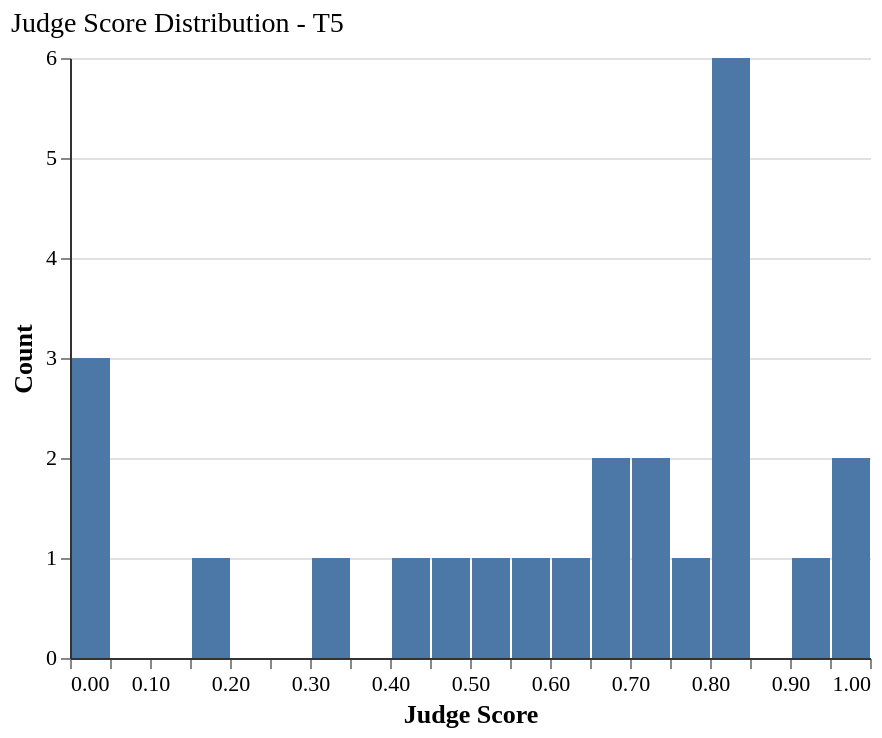

Describe this chart as a Vega-Lite specification.
### Vega-Lite specification from a JSON file in a GitHub repository (floating-point values rounded to 4 significant figures)
{"config": {"font": "serif", "axis": {"labelFontSize": 11, "titleFontSize": 13, "gridColor": "#e0e0e0", "domainColor": "#333333"}, "legend": {"labelFontSize": 11, "titleFontSize": 12}, "title": {"fontSize": 14, "anchor": "start", "fontWeight": "normal"}, "view": {"stroke": null, "continuousWidth": 400, "continuousHeight": 300}, "mark": {"tooltip": true}}, "data": {"name": "data-2b82ce770b34ca54e3ad31550bce2d98"}, "mark": {"type": "bar"}, "encoding": {"x": {"bin": {"step": 0.05}, "field": "judge_score", "title": "Judge Score", "type": "quantitative"}, "y": {"aggregate": "count", "title": "Count", "type": "quantitative"}}, "height": 300, "title": "Judge Score Distribution - T5", "width": 400, "$schema": "https://vega.github.io/schema/vega-lite/v6.1.0.json", "datasets": {"data-2b82ce770b34ca54e3ad31550bce2d98": [{"tier": "T5", "judge_score": 0.84}, {"tier": "T5", "judge_score": 0.0}, {"tier": "T5", "judge_score": 0.74}, {"tier": "T5", "judge_score": 0.94}, {"tier": "T5", "judge_score": 0.58}, {"tier": "T5", "judge_score": 0.98}, {"tier": "T5", "judge_score": 0.48}, {"tier": "T5", "judge_score": 0.52}, {"tier": "T5", "judge_score": 0.44}, {"tier": "T5", "judge_score": 0.73}, {"tier": "T5", "judge_score": 0.31}, {"tier": "T5", "judge_score": 0.0}, {"tier": "T5", "judge_score": 0.83}, {"tier": "T5", "judge_score": 0.77}, {"tier": "T5", "judge_score": 0.83}, {"tier": "T5", "judge_score": 0.67}, {"tier": "T5", "judge_score": 0.83}, {"tier": "T5", "judge_score": 1.0}, {"tier": "T5", "judge_score": 0.83}, {"tier": "T5", "judge_score": 0.61}, {"tier": "T5", "judge_score": 0.17}, {"tier": "T5", "judge_score": 0.0}, {"tier": "T5", "judge_score": 0.67}, {"tier": "T5", "judge_score": 0.83}]}}
